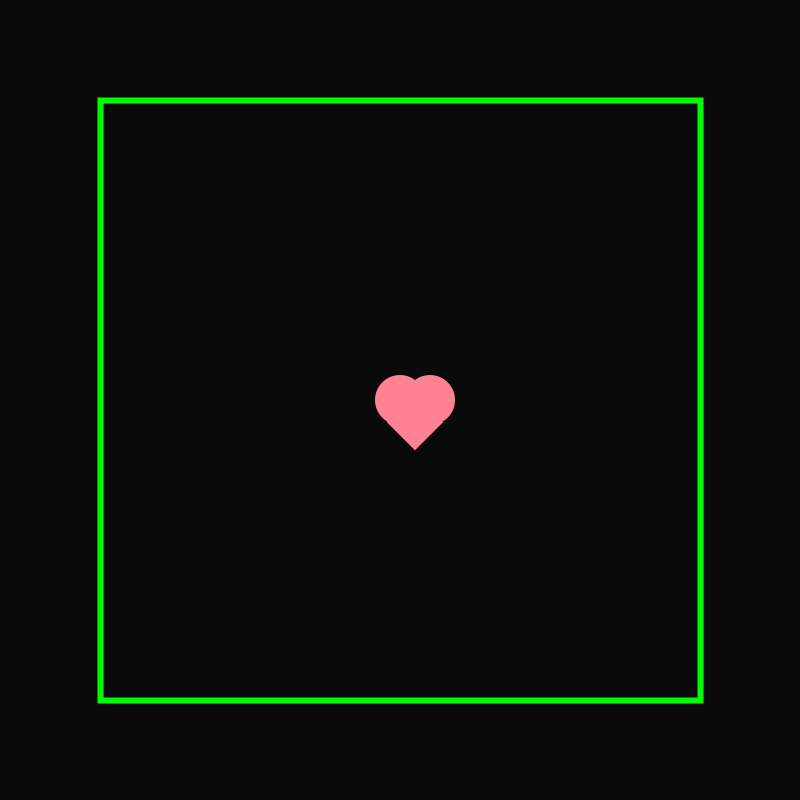
Frame 1 (no input)
Frame 60 (the mouse pressed at the canvas centre just before this capture): identical to frame 1, image omitted
Frame 120 (the mouse held since frame 60 and released just before this capture): identical to frame 1, image omitted

The Processing sketch that drew this single still picture (run headless with seeded random() and noise(); from frame 60 on, the mouse is pressed at the canvas centre):

// Processing sketch: atelier
// ── atelier.pde
final color COL_RED = #FC0522;
final color COL_WHITE = #FFFFFF;
float posX = 400;
float posY = 400;


void setup(){
  size(800,800);
}

void draw(){
  // BG
  background(10);
  
  float gradientPoint = map(posY, 100, 700, 0, 1);
  color soulColor = lerpColor(COL_RED, COL_WHITE, gradientPoint);
  
  // Heart
  noStroke();
  fill(soulColor);
  pushMatrix();
  translate(posX,posY);
  circle(0,0,50);
  circle(30,0,50);
  popMatrix();
  pushMatrix();
  translate(posX+15,posY+22);
  rectMode(CENTER);
  rotate(radians(45));
  square(0,0, 40);
  popMatrix();
  
  //pushMatrix();
  if(keyPressed){
    if (keyCode == UP && posY>=150){
      posY-=5;
    } else if (keyCode == DOWN && posY<=625){
      posY+=5;
    } else if (keyCode == LEFT && posX>=150){
      posX-=5;
    } else if (keyCode == RIGHT && posX<=625){
      posX+=5;
    }
  }
  rectMode(CORNER);
  noFill();
  stroke(#00ff00);
  strokeWeight(6);
  square(100,100,600);
}
